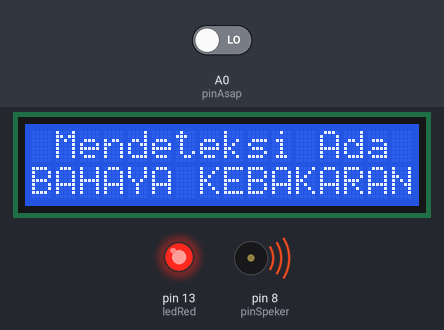
The sketch below on a simulated Arduino Uno, built with avr-gcc and run on an emulated ATmega328P. Shown: 16×2 character LCD, output pins drawn as LEDs (lit = HIGH), buzzer (waves = sounding). The inputs (shaded band) are chosen by the test bench; at power-on: A0 (pinAsap) LOW.

Above: at 1.3 s.
1.4 s: A0 (pinAsap) driven HIGH
At 3.2 s:
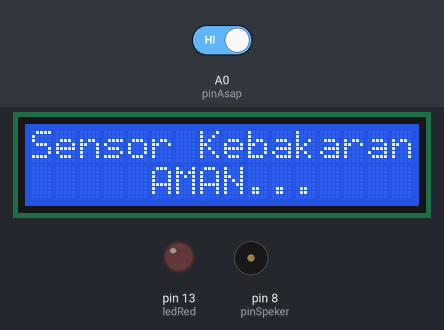
3.5 s: A0 (pinAsap) driven LOW
At 3.68 s:
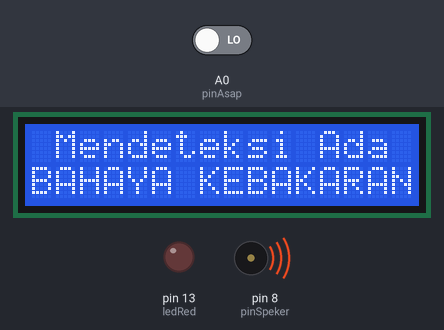
Timing chart, 0 to 12.6 s (numbered marks = the images above; inputs shaded):
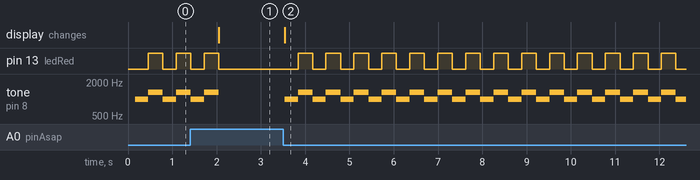

Measured:
- after the input at 1.4 s, pin 13 (ledRed): goes on until 2.1 s, then stays LOW; the display: changes after 0.65 s (image 1)
- after the input at 3.5 s, pin 13 (ledRed): alternates HIGH for 0.33 s and LOW for 0.30 s, starting after 0.34 s; tone on pin 8 (pinSpeker): alternates 1318 Hz for 0.33 s and 1000 Hz for 0.30 s, starting at once; the display: changes at once (image 2)

The sketch:

Alaram_Gas_Bocor.ino
```cpp
#include <Wire.h>
#include <LiquidCrystal_I2C.h> // memasukan libleri modul lcd i2c

LiquidCrystal_I2C lcd(0x27,16,2);  //addres dari lcd i2c 0x27 dengan lcd 16 x 2
const int pinAsap = A0;                      //inisialisasi pin sensor mq-2
const int pinSpeker = 8;                     //inisialisasi pin buzer
const int ledRed = 13;                       //inisialisasi pin LED

void setup() {
lcd.init();                      // inisialisasi lcd
lcd.init();
lcd.backlight();
lcd.setCursor(3,0);
pinMode (ledRed, OUTPUT);                    //menetapkan pin 13 sebagai output
}

void loop() {
//digunakan untuk membaca data dari pin yang dihubungkan ke sensor
int dataAnalog = digitalRead (pinAsap);

//program untuk mengirimkan informasi aman ke LCD
if (dataAnalog == HIGH) {
  lcd.setCursor (0,0);
  lcd.print ("Sensor Kebakaran");
  lcd.setCursor (0,1);
  lcd.print ("     AMAN...    ");
  noTone(pinSpeker);
  digitalWrite (ledRed, LOW);
}

//program untuk mengirimkan informasi bahaya ke LCD
else if (dataAnalog == LOW){
lcd.setCursor (0,0);
lcd.print (" Mendeteksi Ada ");
lcd.setCursor (0,1);
lcd.print ("BAHAYA KEBAKARAN");

//program untuk menyalakan sirine
  // matikan LED
  digitalWrite( ledRed, LOW );
  // mainkan nada di pin#8 dg. frekuensi 1000Hz selama 300 ms
  tone( pinSpeker, 1000 );
  delay( 300 );
  // nyalakan LED
  digitalWrite( ledRed, HIGH );
  // mainkan nada di pin#8 dg. frekuensi 1318Hz selama 300 ms
  tone( pinSpeker, 1318 );
  delay( 300 );
}

}
```
